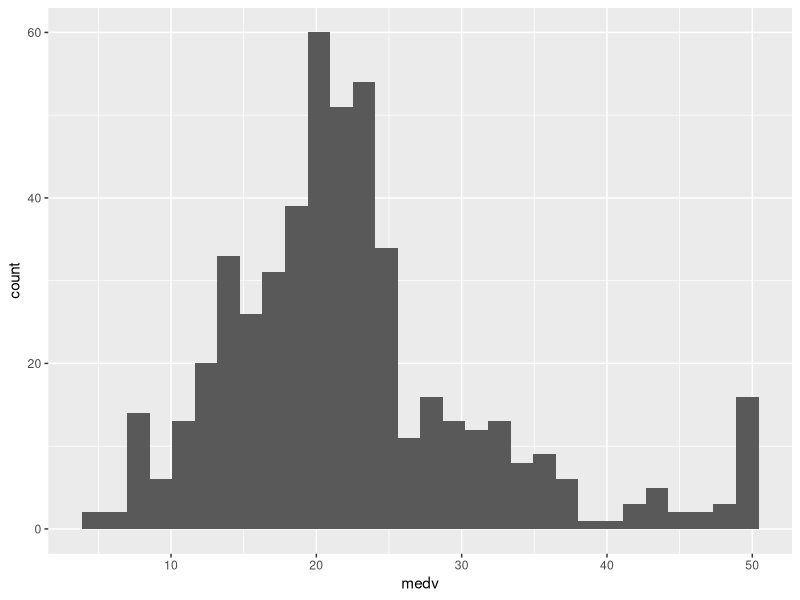
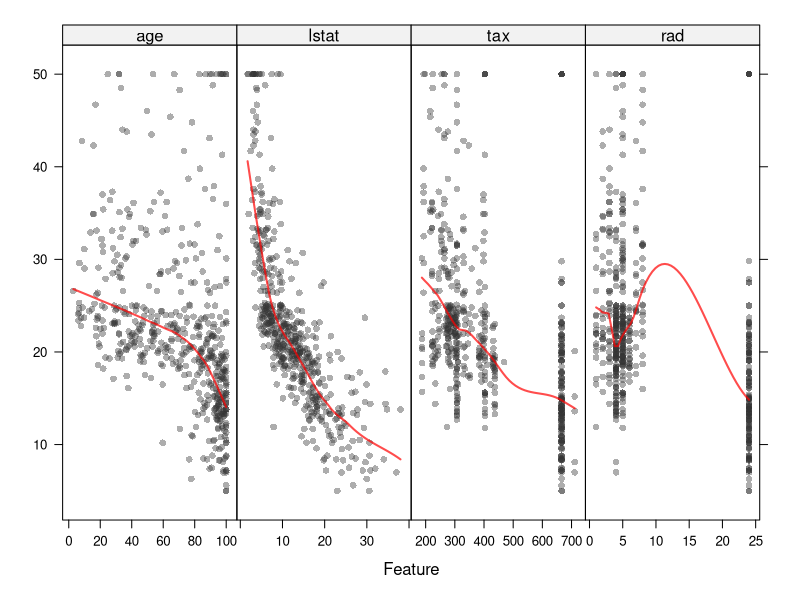
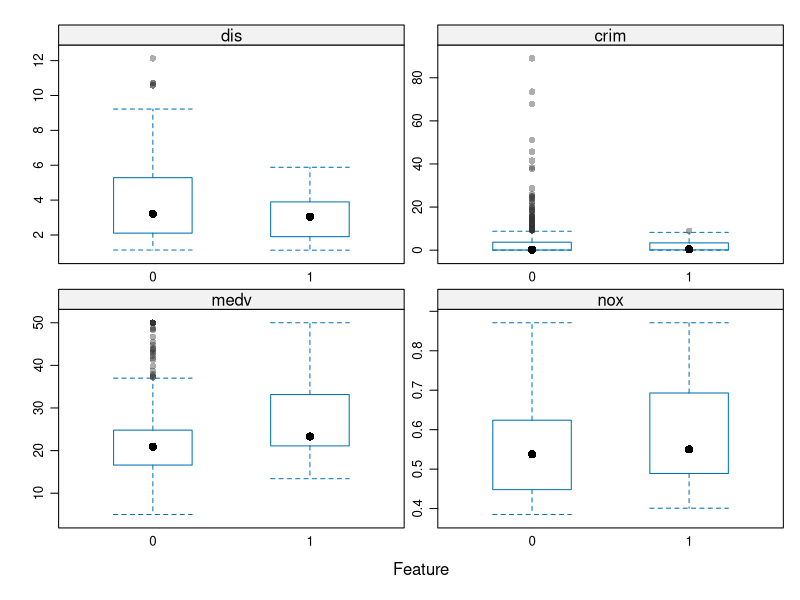
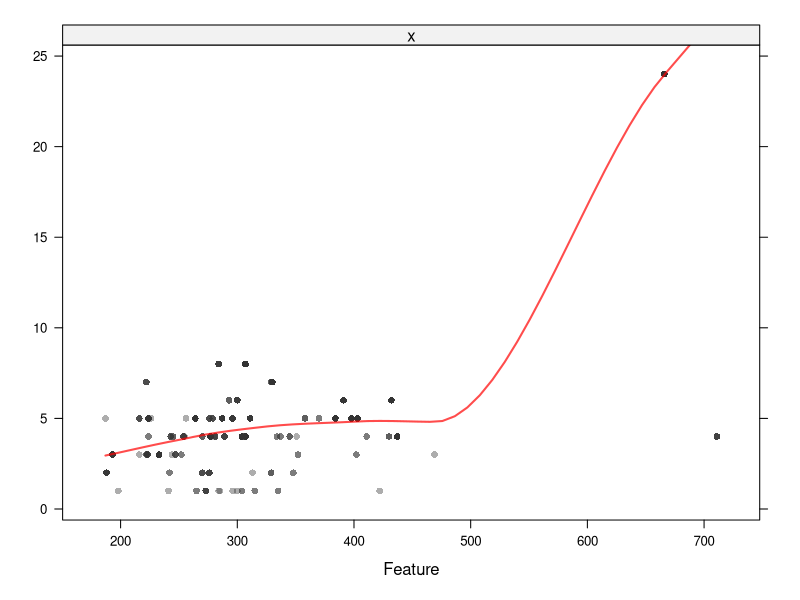

The R source for these figures, in order: (Note: this script raises an error after producing the figures.)
#######################################################
#      Streamline Predictive Modeling with caret       #
#           http://topepo.github.io/caret/             #
########################################################

# caret, short for _C_lassification _A_nd _RE_gression _T_raining
# Available models in caret: http://topepo.github.io/caret/available-models.html
# author Max Kuhn, PhD in Biostatistics, Software Engineer at RStudio, former non-clinical Statistician at Pfizer, making order out of chaos
# Short introduction to caret: https://cran.r-project.org/web/packages/caret/vignettes/caret.html
# Kuhn, Max. "Caret package." Journal of statistical software 28.5 (2008): 1-26.
# Book Applied Predictive Modeling http://appliedpredictivemodeling.com/

set.seed(666)

#### Getting started ####
# install caret package for the fist time
install.packages("caret")
# Load packages
library(caret)
library(mlbench)
library(ggplot2)
# load dataset https://www.cs.toronto.edu/~delve/data/boston/bostonDetail.html
data(BostonHousing)
# Explore data
summary(BostonHousing)
dim(BostonHousing)
ggplot(data = BostonHousing, aes(x = medv)) + geom_histogram()
# Visualization via lattice
theme1 <- trellis.par.get()
theme1$plot.symbol$col = rgb(.2, .2, .2, .4)
theme1$plot.symbol$pch = 16
theme1$plot.line$col = rgb(1, 0, 0, .7)
theme1$plot.line$lwd <- 2
trellis.par.set(theme1)
featurePlot(x = BostonHousing[, c("age", "lstat", "tax", "rad")], 
            y = BostonHousing$medv, 
            plot = "scatter",
            type = c("p", "smooth"),
            span = .5,
            layout = c(4, 1))
featurePlot(x = BostonHousing[,c("medv", "nox", "dis", "crim")], 
            y = BostonHousing$chas, 
            plot = "box",
            scales = list(x = list(relation="free"), 
                          y = list(relation="free")))

#### Pre-processing ####
# corr
descrCor <- cor(BostonHousing[,-4])
findCorrelation(descrCor, cutoff = .8) #tax & rad
featurePlot(x = BostonHousing$tax, 
            y = BostonHousing$rad, 
            plot = "scatter",
            type = c("p", "smooth"))
# Putting it all together
pp <- preProcess(BostonHousing[, -14],  method = c("center", "scale"))
pp
transformed <- predict(pp, newdata = BostonHousing[, -14])

#### Splitting the data ####
# Simple split: continuous
inTrain <- createDataPartition(
  y = BostonHousing$medv,  ## the outcome data are needed
  p = .75,  ## The percentage of data in the training set
  list = FALSE
)
training <- cbind(transformed[ inTrain,], medv = BostonHousing[ inTrain, 14])
testing  <- cbind(transformed[-inTrain,], medv = BostonHousing[-inTrain, 14])
nrow(training)
nrow(testing)

# Simple split: binary
BostonHousing2 = BostonHousing
BostonHousing2$medv = as.numeric(BostonHousing$medv > 22)
inTrain2 <- createDataPartition(
  y = BostonHousing2$medv,  ## the outcome data are needed
  p = .75,  ## The percentage of data in the training set
  list = FALSE
)
training2 <- cbind(transformed[ inTrain2,], medv = BostonHousing2[ inTrain2, 14])
testing2  <- cbind(transformed[-inTrain2,], medv = BostonHousing2[-inTrain2, 14])
nrow(training2)
nrow(testing2)

#### trainning classification ####
# Tuning control
fitControl <- trainControl(## 10-fold CV repeated ten times
  method = "repeatedcv",
  number = 10,
  repeats = 10)

# Penalized Logistic regression
plrFit <- train(as.factor(medv) ~ ., data = training2, 
                method = "plr", 
                trControl = fitControl)
plrFit

#alternate tuning grids: parameter vs hyperparameter
plrGrid <-  expand.grid(lambda = c(1:9 %o% 10^(-3:1)), 
                        cp = "bic")
plrFit2 <- train(as.factor(medv) ~ ., data = training2, 
                method = "plr",
                trControl = fitControl,
                tuneGrid = plrGrid)
plrFit2

# Nearest Neighbor
knnFit <- train(as.factor(medv) ~ ., data = training2, 
                method = "knn", 
                trControl = fitControl,
                tuneLength = 10)
knnFit
plot(knnFit)

# Random Forest
rfFit <- train(as.factor(medv) ~ ., data = training2, 
               method = "rf", 
               trControl = fitControl)
rfFit

# Support Vector Machines with Linear kernel
svmFit <- train(as.factor(medv) ~ ., data = training2, 
                method = "svmLinear", 
                trControl = fitControl)
svmFit

# Extract predictions and measure performance
predict(rfFit, newdata = testing2[1:10, 1:13])
confusionMatrix(data = predict(rfFit, testing2[, 1:13]), reference = as.factor(testing2[, 14]))
predict(rfFit, newdata = testing2[1:10, 1:13], type = "prob")



#### trainning regression ####

# Lasso Regression
lassoFit <- train(medv ~ ., data = training, 
                  method = "lasso", 
                  trControl = fitControl)
lassoFit

# Nearest Neighbor
knnFit2 <- train(medv ~ ., data = training, 
                method = "knn", 
                trControl = fitControl,
                tuneLength = 10)
knnFit2
plot(knnFit2)

# Random Forest
rfFit2 <- train(medv ~ ., data = training, 
                method = "rf", 
                trControl = fitControl)
rfFit2

# Support Vector Machine
svmFit2 <- train(medv ~ ., data = training, 
                 method = "svmLinear", 
                 trControl = fitControl)
svmFit2

# Extract Prediction and measure performance
predict(rfFit2, testing[1:10, -14])
postResample(pred = predict(rfFit2, testing[, -14]), obs = testing$medv)

#### Variable importance ####
rfImp <- varImp(rfFit)
plot(rfImp)



